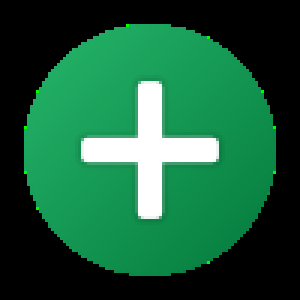
#> input picture Images/add.png, 100 x 100 px (shown 3 times larger); its folder holds only this picture in this run
$ python -i screen.py   (imports and definitions only)
#> lines starting #> are read from the running program, lines starting #| are printed output that depends on the picture
from tkinter import *
from tkinter import Tk, ttk
from PIL import Image, ImageTk
from tkinter import messagebox
from datetime import datetime
# importando as funções da VIEW.PY
from view import *

# Cores
co0 = "#2e2d2b"  # Preta
co1 = "#ffffff"  # Branca
co2 = "#4fa882"  # Verde
co3 = "#38576b"  # Valor
co4 = "#403d3d"  # Letra
co5 = "#0e6636"  # Profit
co6 = "#e9a178"  #
co7 = "#3fbfb9"  # Verde
co8 = "#263238"  # Verde
co9 = "#9e9df5"  # Verde
co10 = "#6e8faf" #
co11 = "#f2f4f2" #

# Crinado a Janela ----------------------------------

# [5 lines not run here, left out]

# [1 line that did not run here, left out]
# [1 line not run here, left out]

#Frame -----------------------------------------------

# [1 line that did not run here, left out]
# [1 line not run here, left out]

# [1 line that did not run here, left out]
# [1 line not run here, left out]

# [1 line that did not run here, left out]
# [5 lines not run here, left out]
# [1 line that did not run here, left out]
# [1 line that did not run here, left out]
# Título
# [1 line that did not run here, left out]
# [1 line not run here, left out]

# [1 line that did not run here, left out]
# [1 line not run here, left out]

#Linha de borda do cabeçalho
# [1 line that did not run here, left out]
# [6 lines not run here, left out]
# [1 line that did not run here, left out]
# [1 line that did not run here, left out]
# [1 line that did not run here, left out]
# [4 lines not run here, left out]
# [1 line that did not run here, left out]
# [1 line that did not run here, left out]
# [1 line that did not run here, left out]
# [4 lines not run here, left out]
# [1 line that did not run here, left out]
# [1 line that did not run here, left out]
# [1 line that did not run here, left out]
# [4 lines not run here, left out]
# [1 line that did not run here, left out]
# [1 line that did not run here, left out]
# [1 line that did not run here, left out]
# [4 lines not run here, left out]
# [1 line that did not run here, left out]
# [1 line that did not run here, left out]
# [1 line that did not run here, left out]
# [4 lines not run here, left out]
# [1 line that did not run here, left out]
# [1 line that did not run here, left out]
# [1 line that did not run here, left out]
# [4 lines not run here, left out]
# [1 line that did not run here, left out]
# [1 line that did not run here, left out]
# [1 line that did not run here, left out]
# [1 line not run here, left out]

# Função para controlar o MENU -----------------------
def control(i):
    #Novo usuário
    if i == 'novo usuario':
        for widget in frameRight.winfo_children():
            widget.destroy()
        #chamando a função novo usuário
        new_user()

    #Novo Livro
    if i == 'novo livro':
        for widget in frameRight.winfo_children():
            widget.destroy()
        #chamando a função novo livro
        new_book()

    #Ver Usuários
    if i == 'ver usuarios':
        for widget in frameRight.winfo_children():
            widget.destroy()
        #chamando a função ver usuários
        see_user()

    #Ver Livros
    if i == 'ver livros':
        for widget in frameRight.winfo_children():
            widget.destroy()
        #chamando a função ver livros
        see_books()

    #Realizar um Emprestimo
    if i == 'emprestimo':
        for widget in frameRight.winfo_children():
            widget.destroy()
        #chamando a função realizar um emprestimo
        realize()

    #Devolução de Empréstimo
    if i == 'devolucao':
        for widget in frameRight.winfo_children():
            widget.destroy()
        #chamando a função realizar um emprestimo
        devolution()

    #Livros emprestados no momento
    if i == 'livros emprestados':
        for widget in frameRight.winfo_children():
            widget.destroy()
        #chamando a função realizar um emprestimo
        borrowed_books()

# Função para -->INSERIR<-- um novo Usuário
# [356 lines left out: functions new_user, see_user, new_book, see_books, realize, borrowed_books and 1 more, not called in this run]


# [1 line not run here, left out]

>>> import cv2
>>> picture = cv2.imread('../Images/add.png', cv2.IMREAD_GRAYSCALE)
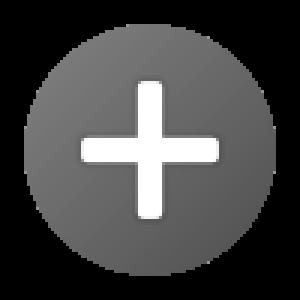
#> picture: shape (100, 100) (shown 3 times larger); min 0, max 255, mean 68.3
#> (the run stopped early here; a loop or call above may not have finished)
